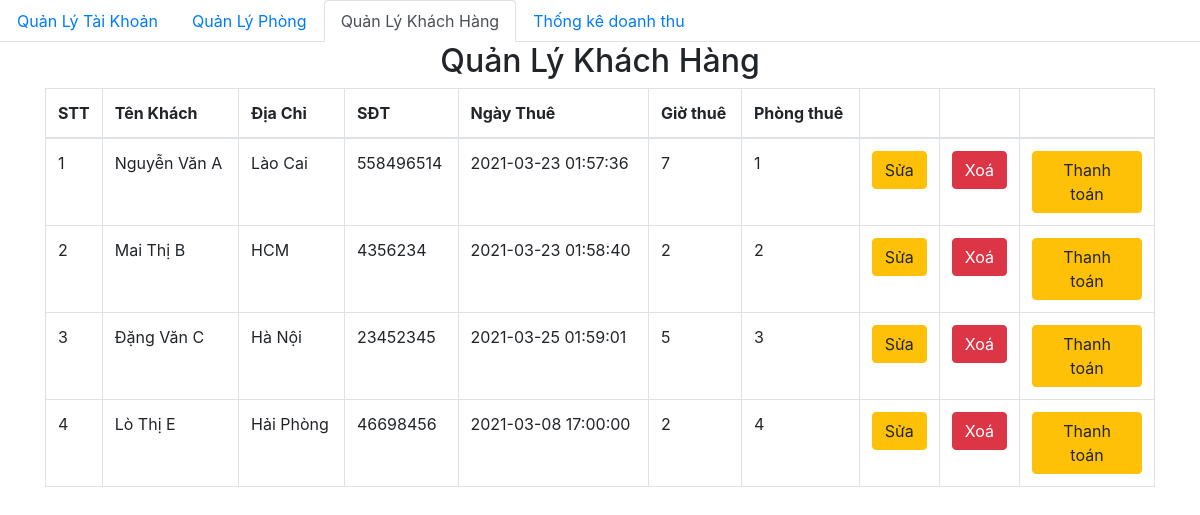
Before: /admin/khachhang/index.php (signed in) with the older database file.
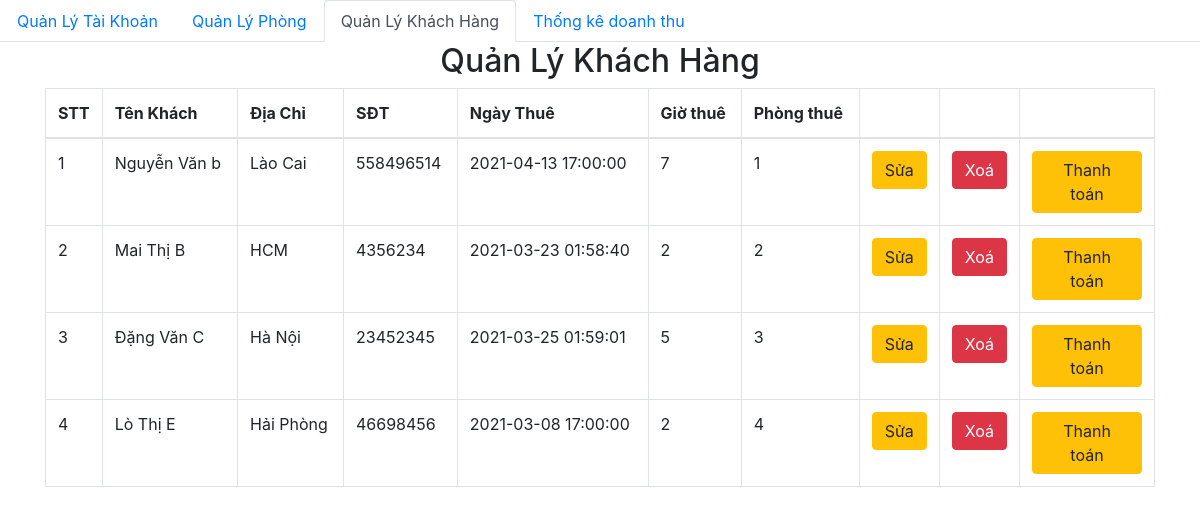
After: the same page with the newer database file.
### tables this page shows
CREATE TABLE IF NOT EXISTS `khach` (
  `id` int NOT NULL AUTO_INCREMENT,
  `hoten` varchar(200) DEFAULT NULL,
  `diachi` varchar(500) DEFAULT NULL,
  `sdt` int DEFAULT NULL,
  `date` timestamp NULL DEFAULT NULL,
  `time` int DEFAULT NULL,
  `room` int NOT NULL,
  PRIMARY KEY (`id`)
);

### db/dbhelper.php (called while the page is built, shortened)
<?php
function executeResult($sql) {
	$con = mysqli_connect(HOST, USERNAME, PASSWORD, DATABASE);
	$result = mysqli_query($con, $sql);
	$data   = [];
	while ($row = mysqli_fetch_array($result, 1)) {
		$data[] = $row;
	}
	return $data;
}

### admin/khachhang/index.php (the view, shortened to what this page needs)
<?php
require_once ('../../db/dbhelper.php');
?>
<!DOCTYPE html>
<html>
<head>
	<link rel="stylesheet" href="https://maxcdn.bootstrapcdn.com/bootstrap/4.4.1/css/bootstrap.min.css">
</head>
<body>
	<ul class="nav nav-tabs">
	  <li class="nav-item">
	    <a class="nav-link" href="../account/">Quản Lý Tài Khoản</a>
	  </li>
	  <li class="nav-item">
	    <a class="nav-link " href="../Post">Quản Lý Phòng</a>
	  </li>
	  <li class="nav-item">
	    <a class="nav-link active" href="#">Quản Lý Khách Hàng</a>
	  </li>
	  <li class="nav-item">
	    <a class="nav-link " href="../../test.php">Thống kê doanh thu</a>
	  </li>
	</ul>
	<div class="container">
		<div class="panel panel-primary">
			<div class="panel-heading">
				<h2 class="text-center">Quản Lý Khách Hàng</h2>
			</div>
			<div class="panel-body">
				<table class="table table-bordered table-hover">
					<thead>
						<tr>
							<th width="50px">STT</th>
							<th>Tên Khách</th>
							<th>Địa Chỉ</th>
							<th>SĐT</th>
							<th>Ngày Thuê</th>
							<th>Giờ thuê</th>
							<th>Phòng thuê</th>
							<th width="50px"></th>
							<th width="50px"></th>
							<th width="135px"></th>
						</tr>
					</thead>
					<tbody>
<?php
$sql          = 'select * from khach';
$loginList = executeResult($sql);
$index = 1;
foreach ($loginList as $item) {
	echo '<tr>
				<td>'.($index++).'</td>
				<td>'.$item['hoten'].'</td>
				<td>'.$item['diachi'].'</td>
				<td>'.$item['sdt'].'</td>
				<td>'.$item['date'].'</td>
				<td>'.$item['time'].'</td>
				<td>'.$item['room'].'</td>
				<td>
					<a href="add.php?id='.$item['id'].'"><button class="btn btn-warning">Sửa</button></a>
				</td>
				<td>
					<button class="btn btn-danger" onclick="deleteCategory('.$item['id'].')">Xoá</button>
				</td>
				<td>
					<a href="hd.php?id='.$item['id'].'"><button class="btn btn-warning">Thanh toán</button></a>
				</td>
			</tr>';
}
?>
					</tbody>
				</table>
			</div>
		</div>
	</div>
</body>
</html>

Changed rows visible on the page:
changed khach "Lào Cai": hoten "Nguyễn Văn A" → "Nguyễn Văn b"; date "2021-03-23 01:57:36" → "2021-04-13 17:00:00"
